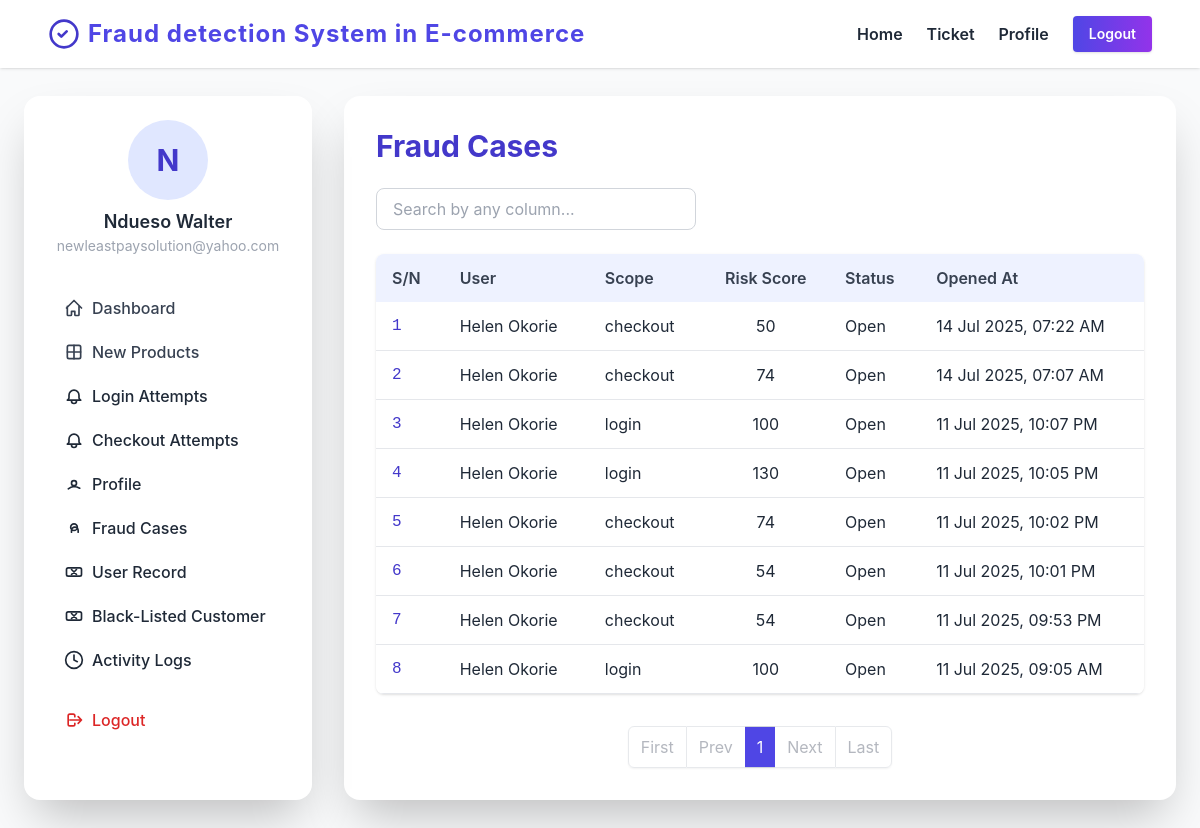
The app's page /Admin/fraud-cases-record.php (signed in) with its own data.
### tables this page shows
CREATE TABLE `users` (
  `id` bigint(20) UNSIGNED NOT NULL,
  `email` varchar(255) NOT NULL,
  `password_hash` char(60) NOT NULL,
  `full_name` varchar(120) NOT NULL,
  `phone` varchar(30) DEFAULT NULL,
  `role` varchar(15) NOT NULL,
  `status` int(1) NOT NULL DEFAULT 1,
  `created_at` timestamp NOT NULL DEFAULT current_timestamp(),
  `updated_at` timestamp NOT NULL DEFAULT current_timestamp() ON UPDATE current_timestamp()
);

CREATE TABLE `fraud_cases` (
  `id` bigint(20) UNSIGNED NOT NULL,
  `scope` text DEFAULT NULL,
  `user_id` bigint(20) UNSIGNED NOT NULL,
  `risk_score` int(11) NOT NULL,
  `status` enum('open','investigating','confirmed_fraud','cleared') DEFAULT 'open',
  `analyst_notes` text DEFAULT NULL,
  `opened_at` timestamp NOT NULL DEFAULT current_timestamp(),
  `closed_at` timestamp NULL DEFAULT NULL
);

### inc/config.php (called while the page is built, shortened)
<?php
include('../database/connect.php');
$user_id = $_SESSION["user_id"];
$stmt = $dbh->query("SELECT * FROM users where id='$user_id'");
$row_user = $stmt->fetch();
?>

### Admin/fraud-cases-record.php (the view, shortened to what this page needs)
<?php
include('../inc/config.php');
$page = isset($_GET['page']) ? max(1, intval($_GET['page'])) : 1;
$limit = 20;
$offset = ($page - 1) * $limit;
$sql = "SELECT
            f.id AS case_id,
            f.scope,
            f.risk_score,
            f.status,
            f.opened_at,
            u.full_name
        FROM fraud_cases f
        INNER JOIN users u ON f.user_id = u.id
        ORDER BY f.opened_at DESC
        LIMIT ? OFFSET ?";
$stmt = $conn->prepare($sql);
$stmt->bind_param('ii', $limit, $offset);
$stmt->execute();
$result = $stmt->get_result();
$cases = [];
while ($row = $result->fetch_assoc()) {
    $cases[] = $row;
}
?>
<!DOCTYPE html>
<html lang="en">
<head>
    <?php include('partials/head.php'); ?>
    <link rel="stylesheet" href="https://cdnjs.cloudflare.com/ajax/libs/font-awesome/6.4.2/css/all.min.css">
</head>
<body class="bg-gray-50 text-gray-800">
    <header class="fixed top-0 left-0 w-full bg-white shadow z-50">
        <?php include('partials/navbar.php'); ?>
    </header>
    <section class="min-h-screen flex items-start justify-center pt-24 pb-12">
        <div class="w-full max-w-6xl mx-auto flex flex-col md:flex-row gap-8">
            <aside class="w-full md:w-72 bg-white rounded-2xl shadow-2xl p-6 flex flex-col gap-2 sticky top-28 z-10 md:order-1 order-2 mb-8 md:mb-0">
                <?php include('partials/sidebar.php'); ?>
            </aside>
            <div class="flex-1 bg-white rounded-2xl shadow-2xl p-8 mb-8 md:mb-0 md:order-2 order-1">
                <h2 class="text-3xl font-bold text-indigo-700 mb-6">Fraud Cases</h2>
                <div class="mb-6 flex flex-col md:flex-row gap-3 md:gap-4 items-center">
                    <input id="caseSearch" type="text" placeholder="Search by any column..." class="w-full md:w-80 px-4 py-2 rounded-lg border border-gray-300 focus:ring-2 focus:ring-indigo-200 focus:outline-none transition" autocomplete="off" />
                </div>
                <div class="overflow-x-auto rounded-lg shadow">
                    <table class="min-w-full bg-white" id="casesTable">
                        <thead class="bg-indigo-50">
                            <tr>
                                <th class="py-3 px-4 text-left font-semibold text-gray-700">S/N</th>
                                <th class="py-3 px-4 text-left font-semibold text-gray-700">User</th>
                                <th class="py-3 px-4 text-left font-semibold text-gray-700">Scope</th>
                                <th class="py-3 px-4 text-center font-semibold text-gray-700">Risk Score</th>
                                <th class="py-3 px-4 text-left font-semibold text-gray-700">Status</th>
                                <th class="py-3 px-4 text-left font-semibold text-gray-700">Opened At</th>
                            </tr>
                        </thead>
                        <tbody>
                            <?php if (count($cases) > 0): ?>
                                <?php foreach ($cases as $index => $case): ?>
                                    <tr class="border-b hover:bg-indigo-50 transition">
                                        <td class="py-3 px-4 font-mono text-indigo-700"><?php echo (($page - 1) * $limit) + $index + 1; ?></td>
                                        <td class="py-3 px-4"><?php echo htmlspecialchars($case['full_name']); ?></td>
                                        <td class="py-3 px-4"><?php echo htmlspecialchars($case['scope']); ?></td>
                                        <td class="py-3 px-4 text-center"><?php echo ($case['risk_score']); ?></td>
                                        <td class="py-3 px-4"><?php echo ucfirst(htmlspecialchars($case['status'])); ?></td>
                                        <td class="py-3 px-4"><?php echo date('d M Y, h:i A', strtotime($case['opened_at'])); ?></td>
                                    </tr>
                                <?php endforeach; ?>
                            <?php else: ?>
                                <tr>
                                    <td colspan="6" class="py-6 px-4 text-center text-gray-400">No fraud cases found.</td>
                                </tr>
                            <?php endif; ?>
                        </tbody>
                    </table>
                </div>
                <?php include('partials/pagination.php'); ?>
            </div>
        </div>
    </section>
</body>
</html>

### Admin/partials/sidebar.php
<?php $initial = !empty($row_user['full_name']) ? strtoupper(mb_substr(trim($row_user['full_name']), 0, 1)) : 'N/A'; ?>
<div class="mb-6 flex flex-col items-center">
  <div class="w-20 h-20 rounded-full bg-indigo-100 flex items-center justify-center text-3xl font-bold text-indigo-700 mb-2">
    <?php echo $initial; ?>
  </div>
  <span class="font-semibold text-lg"><?php echo $row_user['full_name'];?></span>
  <span class="text-gray-400 text-sm"><?php echo $row_user['email'];?></span>
</div>
<nav class="flex flex-col gap-1">
  <a href="index.php" class="flex items-center gap-2 px-4 py-2 rounded-lg hover:bg-indigo-50 transition font-medium text-gray-700">
    <svg class="w-5 h-5" fill="none" stroke="currentColor" viewBox="0 0 24 24">
      <path d="M3 12l9-9 9 9M4 10v10a1 1 0 001 1h3a1 1 0 001-1v-4h4v4a1 1 0 001 1h3a1 1 0 001-1V10" stroke-width="2" stroke-linecap="round" stroke-linejoin="round"/>
    </svg>
    Dashboard
  </a>
  <a href="add-products.php" class="flex items-center gap-2 px-4 py-2 rounded-lg hover:bg-indigo-50 transition font-medium text-gray-700">
    <svg class="w-5 h-5" fill="none" stroke="currentColor" viewBox="0 0 24 24">
      <path d="M12 4v16m8-8H4" stroke-width="2" stroke-linecap="round" stroke-linejoin="round"/>
      <rect x="4" y="4" width="16" height="16" rx="2" stroke-width="2" stroke-linecap="round" stroke-linejoin="round"/>
    </svg>
    New Products
  </a>
  <a href="login-attempts.php" class="flex items-center gap-2 px-4 py-2 rounded-lg hover:bg-indigo-50 transition font-medium">
    <svg class="w-5 h-5" fill="none" stroke="currentColor" viewBox="0 0 24 24">
      <path d="M15 17h5l-1.405-1.405A2.032 2.032 0 0118 14.158V11a6 6 0 10-12 0v3.159c0 .538-.214 1.055-.595 1.436L4 17h5m6 0v1a3 3 0 11-6 0v-1m6 0H9" stroke-width="2" stroke-linecap="round" stroke-linejoin="round"/>
    </svg>
    Login Attempts
  </a>
  <a href="checkout-attempts.php" class="flex items-center gap-2 px-4 py-2 rounded-lg hover:bg-indigo-50 transition font-medium">
    <svg class="w-5 h-5" fill="none" stroke="currentColor" viewBox="0 0 24 24">
      <path d="M15 17h5l-1.405-1.405A2.032 2.032 0 0118 14.158V11a6 6 0 10-12 0v3.159c0 .538-.214 1.055-.595 1.436L4 17h5m6 0v1a3 3 0 11-6 0v-1m6 0H9" stroke-width="2" stroke-linecap="round" stroke-linejoin="round"/>
    </svg>
    Checkout Attempts
  </a>
  <a href="profile.php" class="flex items-center gap-2 px-4 py-2 rounded-lg hover:bg-indigo-50 transition font-medium">
    <svg class="w-5 h-5" fill="none" stroke="currentColor" viewBox="0 0 24 24">
      <path d="M5.121 17.804A13.937 13.937 0 0112 15c2.485 0 4.797.755 6.879 2.047M15 11a3 3 0 11-6 0 3 3 0 016 0z" stroke-width="2" stroke-linecap="round" stroke-linejoin="round"/>
    </svg>
    Profile
  </a>
  <a href="fraud-cases-records.php" class="flex items-center gap-2 px-4 py-2 rounded-lg hover:bg-indigo-50 transition font-medium">
    <svg class="w-5 h-5" fill="none" stroke="currentColor" viewBox="0 0 24 24">
      <path d="M9 17v-2a4 4 0 018 0v2M12 7a4 4 0 110 8 4 4 0 010-8z" stroke-width="2" stroke-linecap="round" stroke-linejoin="round"/>
    </svg>
    Fraud Cases
  </a>
  <a href="user-record.php" class="flex items-center gap-2 px-4 py-2 rounded-lg hover:bg-indigo-50 transition font-medium">
    <svg class="w-5 h-5" fill="none" stroke="currentColor" viewBox="0 0 24 24">
      <rect x="3" y="7" width="18" height="10" rx="2" stroke-width="2" stroke-linecap="round" stroke-linejoin="round"/>
      <path d="M9 9l6 6m0-6l-6 6" stroke-width="2" stroke-linecap="round" stroke-linejoin="round"/>
    </svg>
  User Record
  </a>
  <a href="black-listed-users.php" class="flex items-center gap-2 px-4 py-2 rounded-lg hover:bg-indigo-50 transition font-medium">
    <svg class="w-5 h-5" fill="none" stroke="currentColor" viewBox="0 0 24 24">
      <rect x="3" y="7" width="18" height="10" rx="2" stroke-width="2" stroke-linecap="round" stroke-linejoin="round"/>
      <path d="M9 9l6 6m0-6l-6 6" stroke-width="2" stroke-linecap="round" stroke-linejoin="round"/>
    </svg>
    Black-Listed Customer
  </a>
  <a href="activity-logs.php" class="flex items-center gap-2 px-4 py-2 rounded-lg hover:bg-indigo-50 transition font-medium">
    <svg class="w-5 h-5" fill="none" stroke="currentColor" viewBox="0 0 24 24">
      <circle cx="12" cy="12" r="10" stroke-width="2" stroke-linecap="round" stroke-linejoin="round"/>
      <path d="M12 6v6l4 2" stroke-width="2" stroke-linecap="round" stroke-linejoin="round"/>
    </svg>
    Activity Logs
  </a>
  <a href="logout.php" class="flex items-center gap-2 px-4 py-2 rounded-lg hover:bg-red-50 transition font-medium text-red-600 mt-4">
    <svg class="w-5 h-5" fill="none" stroke="currentColor" viewBox="0 0 24 24">
      <path d="M17 16l4-4m0 0l-4-4m4 4H7m6 4v1a2 2 0 01-2 2H7a2 2 0 01-2-2V7a2 2 0 012-2h4a2 2 0 012 2v1" stroke-width="2" stroke-linecap="round" stroke-linejoin="round"/>
    </svg>
    Logout
  </a>
</nav>

### Admin/assets/css/style.css (style rules this page uses)
body { font-family: 'Inter', sans-serif; }

### records on screen
users: full_name "N", full_name "Ndueso Walter", email "newleastpaysolution@yahoo.com"
fraud_cases: index "1", user.full_name "Helen Okorie", scope "checkout", risk_score "50", status "Open", opened_at "14 Jul 2025, 07:22 AM"
fraud_cases: index "2", user.full_name "Helen Okorie", scope "checkout", risk_score "74", status "Open", opened_at "14 Jul 2025, 07:07 AM"
fraud_cases: index "3", user.full_name "Helen Okorie", scope "login", risk_score "100", status "Open", opened_at "11 Jul 2025, 10:07 PM"
fraud_cases: index "4", user.full_name "Helen Okorie", scope "login", risk_score "130", status "Open", opened_at "11 Jul 2025, 10:05 PM"
fraud_cases: index "5", user.full_name "Helen Okorie", scope "checkout", risk_score "74", status "Open", opened_at "11 Jul 2025, 10:02 PM"
fraud_cases: index "6", user.full_name "Helen Okorie", scope "checkout", risk_score "54", status "Open", opened_at "11 Jul 2025, 10:01 PM"
fraud_cases: index "7", user.full_name "Helen Okorie", scope "checkout", risk_score "54", status "Open", opened_at "11 Jul 2025, 09:53 PM"
fraud_cases: index "8", user.full_name "Helen Okorie", scope "login", risk_score "100", status "Open", opened_at "11 Jul 2025, 09:05 AM"

### other values on screen
$app_name "Fraud detection System in E-commerce"
